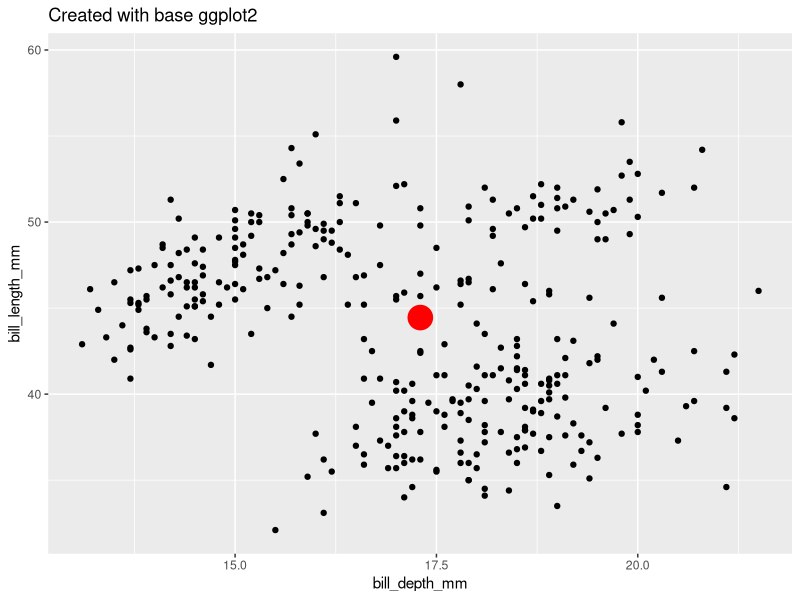
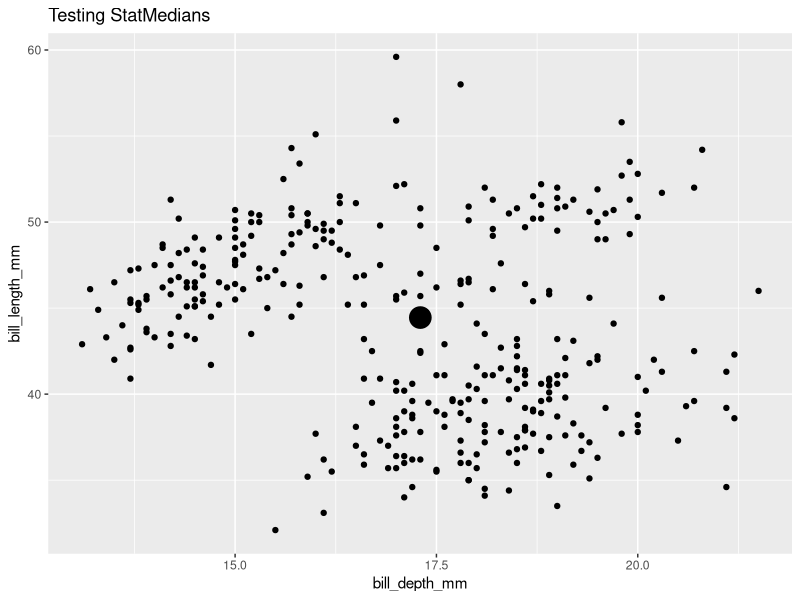

The R script that drew these images, in order: (Note: this script raises an error after producing the figures.)
## ---- chunk 1
#| echo: true
#| message: false
#| warning: false
library(tidyverse)
library(palmerpenguins)

# Compute
penguins_medians <- penguins |> 
  summarize(bill_length_mm_median = median(bill_length_mm, na.rm = TRUE),
            bill_depth_mm_median = median(bill_depth_mm, na.rm = TRUE))
## ---- chunk 2
#| warning: false
# Plot
penguins |> 
  ggplot() + 
  aes(x = bill_depth_mm, y = bill_length_mm) + 
  geom_point() + 
  geom_point(data = penguins_medians,
             aes(x = bill_depth_mm_median,
                 y = bill_length_mm_median),
             size = 8, color = "red") + 
  labs(title = "Created with base ggplot2")
## ---- chunk 3
#| echo: true
#| message: false
#| warning: false
# Define compute.
compute_group_medians <- function(data, scales){ 
  data |> 
    summarize(x = median(x, na.rm = T),
              y = median(y, na.rm = T))
}
## ---- chunk 4
#| echo: true
#| message: false
#| warning: false
# Test compute. 
penguins |>
  select(x = bill_depth_mm,  
         y = bill_length_mm) |>  
  compute_group_medians()
## ---- chunk 5
#| echo: true
#| message: false
#| warning: false
StatMedians <-
  ggplot2::ggproto(
    `_class` = "StatMedians",
    `_inherit` = ggplot2::Stat,
    compute_group = compute_group_medians,
    required_aes = c("x", "y")
  )
## ---- chunk 6
#| echo: true
#| message: false
#| warning: false
penguins |> 
  ggplot() + 
  aes(x = bill_depth_mm,
      y = bill_length_mm) + 
  geom_point() + 
  geom_point(stat = StatMedians, size = 7) + 
  labs(title = "Testing StatMedians")
## ---- chunk 7
#| echo: true
#| message: false
#| warning: false
stat_medians <- 
  function(mapping = NULL, data = NULL, 
           geom = "point", position = "identity", 
           ..., show.legend = NA, inherit.aes = TRUE) 
    {
    layer(data = data, mapping = mapping, stat = StatMedians, 
          geom = geom, position = position, show.legend = show.legend, 
          inherit.aes = inherit.aes, params = rlang::list2(na.rm = FALSE, 
                                                           ...))
    }
## ---- chunk 8
#| echo: true
#| message: false
#| warning: false
stat_medians <- make_constructor(StatMedians, geom = "point")

## check the new function's specification
print(stat_medians)
## ---- chunk 9
#| echo: true
#| message: false
#| warning: false
geom_medians <- make_constructor(GeomPoint, stat = "medians")

## check the new function's specification
print(geom_medians)
## ---- chunk 10
#| echo: true
#| message: false
#| warning: false
## Test user-facing.
penguins |>
  ggplot() +
  aes(x = bill_depth_mm, y = bill_length_mm) +
  geom_point() +
  geom_medians(size = 8)  +
  labs(title = "Testing geom_medians()")
